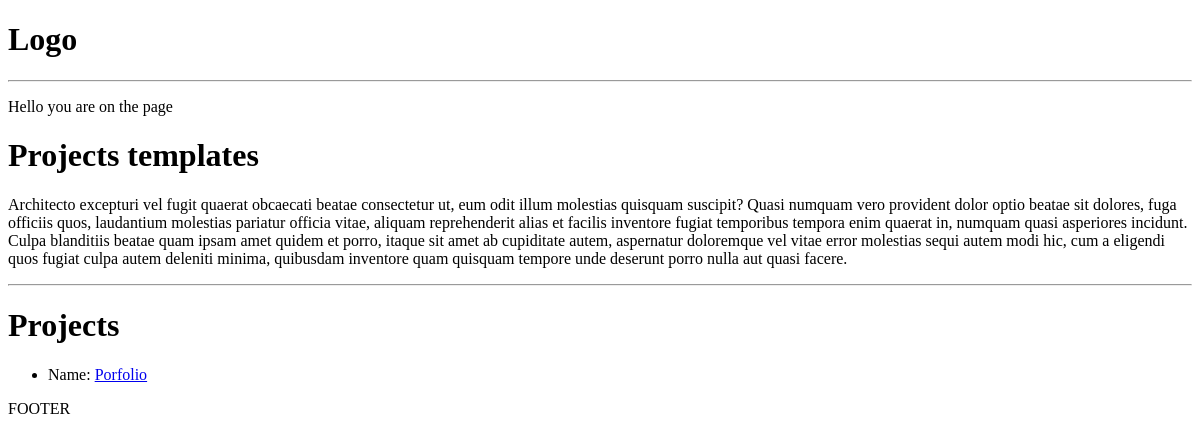
The app's page /, older data.
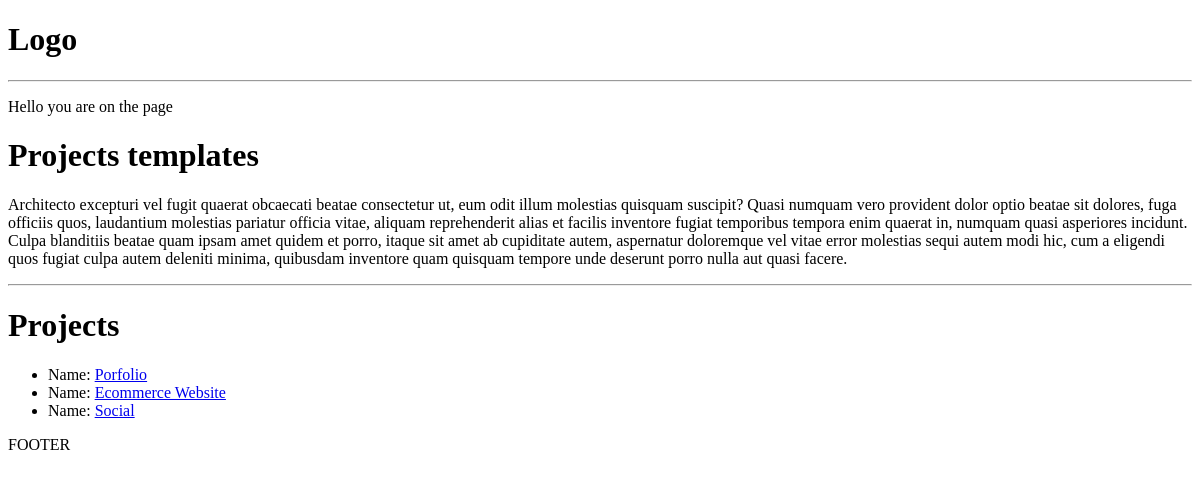
The same page, newer data.
### projects/models.py (models this page shows, shortened)
class Project(models.Model):
    title = models.CharField(max_length=200)
    description = models.TextField(null=True, blank=True)
    demo_link = models.CharField(max_length=2000, null=True, blank=True)
    source_link = models.CharField(max_length=2000, null=True, blank=True)
    tags = models.ManyToManyField('Tag', blank=True)
    vote_total = models.IntegerField(default=0, null=True, blank=True)
    vote_ratio = models.IntegerField(default=0, null=True, blank=True)
    created = models.DateTimeField(auto_now_add=True)
    id = models.UUIDField(default=uuid.uuid4, unique=True,
                          primary_key=True, editable=False)

### projects/views.py (the view)
# urls.py: path('', views.projects, name="projects"),
def projects(request):
    projects = Project.objects.all()
    context = {'projects': projects}
    return render(request, 'projects/projects.html', context)

### projects/templates/projects/projects.html
{% extends 'main.html' %} {% block content %}
<p>Hello you are on the {{page}} page</p>
<h1>Projects templates</h1>
<p>{% lorem 1 b random %}</p>
<hr />
<h1>Projects</h1>
<ul>
  {%for project in projects%}
  <li>Name: <a href="{%url 'project' project.id%}">{{project.title}}</a></li>
  {% endfor%}
</ul>
{% endblock content %}

Row changes from the older to the newer data that the page shows:
added Project: title "Ecommerce Website"
added Project: title "Social"
